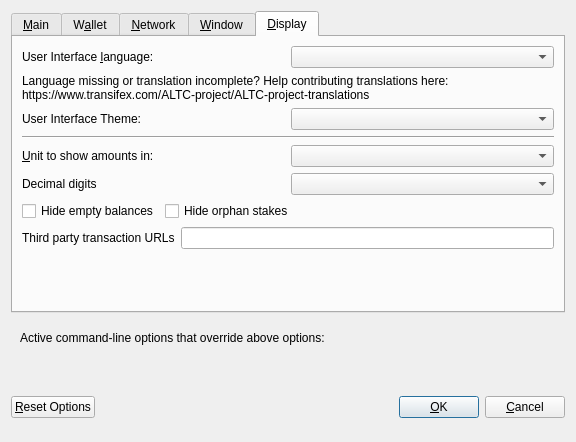
<?xml version="1.0" encoding="UTF-8"?>
<ui version="4.0">
 <class>OptionsDialog</class>
 <widget class="QDialog" name="OptionsDialog">
  <property name="geometry">
   <rect>
    <x>0</x>
    <y>0</y>
    <width>576</width>
    <height>442</height>
   </rect>
  </property>
  <property name="windowTitle">
   <string>Options</string>
  </property>
  <property name="modal">
   <bool>true</bool>
  </property>
  <layout class="QVBoxLayout" name="verticalLayout">
   <item>
    <widget class="QTabWidget" name="tabWidget">
     <property name="currentIndex">
      <number>4</number>
     </property>
     <widget class="QWidget" name="tabMain">
      <attribute name="title">
       <string>&amp;Main</string>
      </attribute>
      <layout class="QVBoxLayout" name="verticalLayout_Main">
       <item>
        <widget class="QCheckBox" name="bitcoinAtStartup">
         <property name="toolTip">
          <string>Automatically start Pulse after logging in to the system.</string>
         </property>
         <property name="text">
          <string>&amp;Start Pulse on system login</string>
         </property>
        </widget>
       </item>
       <item>
        <layout class="QHBoxLayout" name="horizontalLayout_2_Main">
         <item>
          <widget class="QLabel" name="databaseCacheLabel">
           <property name="text">
            <string>Size of &amp;database cache</string>
           </property>
           <property name="textFormat">
            <enum>Qt::PlainText</enum>
           </property>
           <property name="buddy">
            <cstring>databaseCache</cstring>
           </property>
          </widget>
         </item>
         <item>
          <widget class="QSpinBox" name="databaseCache"/>
         </item>
         <item>
          <widget class="QLabel" name="databaseCacheUnitLabel">
           <property name="text">
            <string>MB</string>
           </property>
           <property name="textFormat">
            <enum>Qt::PlainText</enum>
           </property>
          </widget>
         </item>
         <item>
          <spacer name="horizontalSpacer_2_Main">
           <property name="orientation">
            <enum>Qt::Horizontal</enum>
           </property>
           <property name="sizeHint" stdset="0">
            <size>
             <width>40</width>
             <height>20</height>
            </size>
           </property>
          </spacer>
         </item>
        </layout>
       </item>
       <item>
        <layout class="QHBoxLayout" name="horizontalLayout_3_Main">
         <item>
          <widget class="QLabel" name="threadsScriptVerifLabel">
           <property name="text">
            <string>Number of script &amp;verification threads</string>
           </property>
           <property name="textFormat">
            <enum>Qt::PlainText</enum>
           </property>
           <property name="buddy">
            <cstring>threadsScriptVerif</cstring>
           </property>
          </widget>
         </item>
         <item>
          <widget class="QSpinBox" name="threadsScriptVerif">
           <property name="toolTip">
            <string>(0 = auto, &lt;0 = leave that many cores free)</string>
           </property>
          </widget>
         </item>
         <item>
          <spacer name="horizontalSpacer_3_Main">
           <property name="orientation">
            <enum>Qt::Horizontal</enum>
           </property>
           <property name="sizeHint" stdset="0">
            <size>
             <width>40</width>
             <height>20</height>
            </size>
           </property>
          </spacer>
         </item>
        </layout>
       </item>
       <item>
        <spacer name="verticalSpacer_2">
         <property name="orientation">
          <enum>Qt::Vertical</enum>
         </property>
         <property name="sizeHint" stdset="0">
          <size>
           <width>20</width>
           <height>40</height>
          </size>
         </property>
        </spacer>
       </item>
      </layout>
     </widget>
     <widget class="QWidget" name="tabWallet">
      <attribute name="title">
       <string>W&amp;allet</string>
      </attribute>
      <layout class="QVBoxLayout" name="verticalLayout_Wallet">
       <item>
        <layout class="QHBoxLayout" name="horizontalLayout_2_Wallet">
         <item>
          <widget class="QLabel" name="labelStakeSplitThresholdText">
           <property name="text">
            <string>Stake split threshold:</string>
           </property>
          </widget>
         </item>
         <item>
          <widget class="QSpinBox" name="spinBoxStakeSplitThreshold">
           <property name="minimum">
            <number>1</number>
           </property>
           <property name="maximum">
            <number>999999</number>
           </property>
          </widget>
         </item>
        </layout>
       </item>
       <item>
        <widget class="QGroupBox" name="groupBox">
         <property name="title">
          <string>Expert</string>
         </property>
         <layout class="QVBoxLayout" name="verticalLayout_2">
          <item>
           <widget class="QCheckBox" name="coinControlFeatures">
            <property name="toolTip">
             <string>Whether to show coin control features or not.</string>
            </property>
            <property name="text">
             <string>Enable coin &amp;control features</string>
            </property>
           </widget>
          </item>
          <item>
           <widget class="QCheckBox" name="showMasternodesTab">
            <property name="toolTip">
             <string>Show additional tab listing all your masternodes in first sub-tab&lt;br/&gt;and all masternodes on the network in second sub-tab.</string>
            </property>
            <property name="text">
             <string>Show Masternodes Tab</string>
            </property>
           </widget>
          </item>
          <item>
           <widget class="QCheckBox" name="spendZeroConfChange">
            <property name="toolTip">
             <string>If you disable the spending of unconfirmed change, the change from a transaction&lt;br/&gt;cannot be used until that transaction has at least one confirmation.&lt;br/&gt;This also affects how your balance is computed.</string>
            </property>
            <property name="text">
             <string>&amp;Spend unconfirmed change</string>
            </property>
           </widget>
          </item>
         </layout>
        </widget>
       </item>
       <item>
        <spacer name="verticalSpacer_Wallet">
         <property name="orientation">
          <enum>Qt::Vertical</enum>
         </property>
         <property name="sizeHint" stdset="0">
          <size>
           <width>20</width>
           <height>40</height>
          </size>
         </property>
        </spacer>
       </item>
      </layout>
     </widget>
     <widget class="QWidget" name="tabNetwork">
      <attribute name="title">
       <string>&amp;Network</string>
      </attribute>
      <layout class="QVBoxLayout" name="verticalLayout_Network">
       <item>
        <widget class="QCheckBox" name="mapPortUpnp">
         <property name="toolTip">
          <string>Automatically open the Pulse client port on the router. This only works when your router supports UPnP and it is enabled.</string>
         </property>
         <property name="text">
          <string>Map port using &amp;UPnP</string>
         </property>
        </widget>
       </item>
       <item>
        <widget class="QCheckBox" name="allowIncoming">
         <property name="toolTip">
          <string>Accept connections from outside</string>
         </property>
         <property name="text">
          <string>Allow incoming connections</string>
         </property>
        </widget>
       </item>
       <item>
        <widget class="QCheckBox" name="connectSocks">
         <property name="toolTip">
          <string>Connect to the Pulse network through a SOCKS5 proxy.</string>
         </property>
         <property name="text">
          <string>&amp;Connect through SOCKS5 proxy (default proxy):</string>
         </property>
        </widget>
       </item>
       <item>
        <layout class="QHBoxLayout" name="horizontalLayout_1_Network">
         <item>
          <widget class="QLabel" name="proxyIpLabel">
           <property name="text">
            <string>Proxy &amp;IP:</string>
           </property>
           <property name="textFormat">
            <enum>Qt::PlainText</enum>
           </property>
           <property name="buddy">
            <cstring>proxyIp</cstring>
           </property>
          </widget>
         </item>
         <item>
          <widget class="QValidatedLineEdit" name="proxyIp">
           <property name="minimumSize">
            <size>
             <width>140</width>
             <height>0</height>
            </size>
           </property>
           <property name="maximumSize">
            <size>
             <width>140</width>
             <height>16777215</height>
            </size>
           </property>
           <property name="toolTip">
            <string>IP address of the proxy (e.g. IPv4: 127.0.0.1 / IPv6: ::1)</string>
           </property>
          </widget>
         </item>
         <item>
          <widget class="QLabel" name="proxyPortLabel">
           <property name="text">
            <string>&amp;Port:</string>
           </property>
           <property name="textFormat">
            <enum>Qt::PlainText</enum>
           </property>
           <property name="buddy">
            <cstring>proxyPort</cstring>
           </property>
          </widget>
         </item>
         <item>
          <widget class="QLineEdit" name="proxyPort">
           <property name="minimumSize">
            <size>
             <width>55</width>
             <height>0</height>
            </size>
           </property>
           <property name="maximumSize">
            <size>
             <width>55</width>
             <height>16777215</height>
            </size>
           </property>
           <property name="toolTip">
            <string>Port of the proxy (e.g. 9050)</string>
           </property>
          </widget>
         </item>
         <item>
          <spacer name="horizontalSpacer_1_Network">
           <property name="orientation">
            <enum>Qt::Horizontal</enum>
           </property>
           <property name="sizeHint" stdset="0">
            <size>
             <width>40</width>
             <height>20</height>
            </size>
           </property>
          </spacer>
         </item>
        </layout>
       </item>
       <item>
        <spacer name="verticalSpacer_Network">
         <property name="orientation">
          <enum>Qt::Vertical</enum>
         </property>
         <property name="sizeHint" stdset="0">
          <size>
           <width>20</width>
           <height>40</height>
          </size>
         </property>
        </spacer>
       </item>
      </layout>
     </widget>
     <widget class="QWidget" name="tabWindow">
      <attribute name="title">
       <string>&amp;Window</string>
      </attribute>
      <layout class="QVBoxLayout" name="verticalLayout_Window">
       <item>
        <widget class="QCheckBox" name="minimizeToTray">
         <property name="toolTip">
          <string>Show only a tray icon after minimizing the window.</string>
         </property>
         <property name="text">
          <string>&amp;Minimize to the tray instead of the taskbar</string>
         </property>
        </widget>
       </item>
       <item>
        <widget class="QCheckBox" name="minimizeOnClose">
         <property name="toolTip">
          <string>Minimize instead of exit the application when the window is closed. When this option is enabled, the application will be closed only after selecting Quit in the menu.</string>
         </property>
         <property name="text">
          <string>M&amp;inimize on close</string>
         </property>
        </widget>
       </item>
       <item>
        <spacer name="verticalSpacer_Window">
         <property name="orientation">
          <enum>Qt::Vertical</enum>
         </property>
         <property name="sizeHint" stdset="0">
          <size>
           <width>20</width>
           <height>40</height>
          </size>
         </property>
        </spacer>
       </item>
      </layout>
     </widget>
     <widget class="QWidget" name="tabDisplay">
      <attribute name="title">
       <string>&amp;Display</string>
      </attribute>
      <layout class="QVBoxLayout" name="verticalLayout_Display">
       <item>
        <layout class="QHBoxLayout" name="horizontalLayout_1_Display">
         <item>
          <widget class="QLabel" name="langLabel">
           <property name="text">
            <string>User Interface &amp;language:</string>
           </property>
           <property name="textFormat">
            <enum>Qt::PlainText</enum>
           </property>
           <property name="buddy">
            <cstring>lang</cstring>
           </property>
          </widget>
         </item>
         <item>
          <widget class="QValueComboBox" name="lang">
           <property name="toolTip">
            <string>The user interface language can be set here. This setting will take effect after restarting Pulse.</string>
           </property>
          </widget>
         </item>
        </layout>
       </item>
       <item>
        <widget class="QLabel" name="label_3">
         <property name="toolTip">
          <string notr="true"/>
         </property>
         <property name="statusTip">
          <string notr="true"/>
         </property>
         <property name="whatsThis">
          <string notr="true"/>
         </property>
         <property name="accessibleName">
          <string notr="true"/>
         </property>
         <property name="text">
          <string>Language missing or translation incomplete? Help contributing translations here:
https://www.transifex.com/ALTC-project/ALTC-project-translations</string>
         </property>
         <property name="wordWrap">
          <bool>true</bool>
         </property>
         <property name="openExternalLinks">
          <bool>true</bool>
         </property>
         <property name="textInteractionFlags">
          <set>Qt::TextBrowserInteraction</set>
         </property>
        </widget>
       </item>
       <item>
        <layout class="QHBoxLayout" name="horizontalLayout_2_Display" stretch="0,0">
         <item>
          <widget class="QLabel" name="themeLabel">
           <property name="text">
            <string>User Interface Theme:</string>
           </property>
          </widget>
         </item>
         <item>
          <widget class="QValueComboBox" name="theme"/>
         </item>
        </layout>
       </item>
       <item>
        <widget class="Line" name="line">
         <property name="orientation">
          <enum>Qt::Horizontal</enum>
         </property>
        </widget>
       </item>
       <item>
        <layout class="QHBoxLayout" name="horizontalLayout_3_Display">
         <item>
          <widget class="QLabel" name="unitLabel">
           <property name="text">
            <string>&amp;Unit to show amounts in:</string>
           </property>
           <property name="textFormat">
            <enum>Qt::PlainText</enum>
           </property>
           <property name="buddy">
            <cstring>unit</cstring>
           </property>
          </widget>
         </item>
         <item>
          <widget class="QValueComboBox" name="unit">
           <property name="toolTip">
            <string>Choose the default subdivision unit to show in the interface and when sending coins.</string>
           </property>
          </widget>
         </item>
        </layout>
       </item>
       <item>
        <layout class="QHBoxLayout" name="horizontalLayout_4_Display">
         <item>
          <widget class="QLabel" name="digitsLabel">
           <property name="text">
            <string>Decimal digits</string>
           </property>
          </widget>
         </item>
         <item>
          <widget class="QValueComboBox" name="digits"/>
         </item>
        </layout>
       </item>
       <item>
        <layout class="QHBoxLayout" name="horizontalLayout_5_Display">
         <item>
          <widget class="QCheckBox" name="checkBoxHideZeroBalances">
           <property name="toolTip">
            <string>Hide empty balances</string>
           </property>
           <property name="layoutDirection">
            <enum>Qt::LeftToRight</enum>
           </property>
           <property name="text">
            <string>Hide empty balances</string>
           </property>
          </widget>
         </item>
         <item>
          <widget class="QCheckBox" name="checkBoxHideOrphans">
           <property name="toolTip">
            <string>Hide orphan stakes in transaction lists</string>
           </property>
           <property name="text">
            <string>Hide orphan stakes</string>
           </property>
          </widget>
         </item>
         <item>
          <spacer name="horizontalSpacer">
           <property name="orientation">
            <enum>Qt::Horizontal</enum>
           </property>
           <property name="sizeHint" stdset="0">
            <size>
             <width>40</width>
             <height>20</height>
            </size>
           </property>
          </spacer>
         </item>
        </layout>
       </item>
       <item>
        <layout class="QHBoxLayout" name="horizontalLayout_6_Display">
         <item>
          <widget class="QLabel" name="thirdPartyTxUrlsLabel">
           <property name="toolTip">
            <string>Third party URLs (e.g. a block explorer) that appear in the transactions tab as context menu items. %s in the URL is replaced by transaction hash. Multiple URLs are separated by vertical bar |.</string>
           </property>
           <property name="text">
            <string>Third party transaction URLs</string>
           </property>
           <property name="buddy">
            <cstring>thirdPartyTxUrls</cstring>
           </property>
          </widget>
         </item>
         <item>
          <widget class="QLineEdit" name="thirdPartyTxUrls">
           <property name="toolTip">
            <string>Third party URLs (e.g. a block explorer) that appear in the transactions tab as context menu items. %s in the URL is replaced by transaction hash. Multiple URLs are separated by vertical bar |.</string>
           </property>
          </widget>
         </item>
        </layout>
       </item>
       <item>
        <spacer name="verticalSpacer">
         <property name="orientation">
          <enum>Qt::Vertical</enum>
         </property>
         <property name="sizeHint" stdset="0">
          <size>
           <width>20</width>
           <height>40</height>
          </size>
         </property>
        </spacer>
       </item>
      </layout>
     </widget>
    </widget>
   </item>
   <item>
    <widget class="QFrame" name="frame">
     <layout class="QVBoxLayout" name="verticalLayout_Bottom">
      <item>
       <layout class="QHBoxLayout" name="horizontalLayout_Bottom">
        <item>
         <widget class="QLabel" name="overriddenByCommandLineInfoLabel">
          <property name="text">
           <string>Active command-line options that override above options:</string>
          </property>
          <property name="textFormat">
           <enum>Qt::PlainText</enum>
          </property>
         </widget>
        </item>
        <item>
         <spacer name="horizontalSpacer_Bottom">
          <property name="orientation">
           <enum>Qt::Horizontal</enum>
          </property>
          <property name="sizeHint" stdset="0">
           <size>
            <width>40</width>
            <height>20</height>
           </size>
          </property>
         </spacer>
        </item>
       </layout>
      </item>
      <item>
       <widget class="QLabel" name="overriddenByCommandLineLabel">
        <property name="text">
         <string/>
        </property>
        <property name="textFormat">
         <enum>Qt::PlainText</enum>
        </property>
        <property name="wordWrap">
         <bool>true</bool>
        </property>
       </widget>
      </item>
     </layout>
    </widget>
   </item>
   <item>
    <layout class="QHBoxLayout" name="horizontalLayout_Buttons">
     <item>
      <widget class="QPushButton" name="resetButton">
       <property name="toolTip">
        <string>Reset all client options to default.</string>
       </property>
       <property name="text">
        <string>&amp;Reset Options</string>
       </property>
       <property name="autoDefault">
        <bool>false</bool>
       </property>
      </widget>
     </item>
     <item>
      <spacer name="horizontalSpacer_1">
       <property name="orientation">
        <enum>Qt::Horizontal</enum>
       </property>
       <property name="sizeHint" stdset="0">
        <size>
         <width>40</width>
         <height>48</height>
        </size>
       </property>
      </spacer>
     </item>
     <item>
      <widget class="QLabel" name="statusLabel">
       <property name="minimumSize">
        <size>
         <width>200</width>
         <height>0</height>
        </size>
       </property>
       <property name="font">
        <font>
         <weight>75</weight>
         <bold>true</bold>
        </font>
       </property>
       <property name="text">
        <string/>
       </property>
       <property name="textFormat">
        <enum>Qt::PlainText</enum>
       </property>
       <property name="wordWrap">
        <bool>true</bool>
       </property>
      </widget>
     </item>
     <item>
      <spacer name="horizontalSpacer_2">
       <property name="orientation">
        <enum>Qt::Horizontal</enum>
       </property>
       <property name="sizeHint" stdset="0">
        <size>
         <width>40</width>
         <height>48</height>
        </size>
       </property>
      </spacer>
     </item>
     <item>
      <widget class="QPushButton" name="okButton">
       <property name="text">
        <string>&amp;OK</string>
       </property>
       <property name="autoDefault">
        <bool>false</bool>
       </property>
       <property name="default">
        <bool>true</bool>
       </property>
      </widget>
     </item>
     <item>
      <widget class="QPushButton" name="cancelButton">
       <property name="text">
        <string>&amp;Cancel</string>
       </property>
       <property name="autoDefault">
        <bool>false</bool>
       </property>
      </widget>
     </item>
    </layout>
   </item>
  </layout>
 </widget>
 <customwidgets>
  <customwidget>
   <class>QValidatedLineEdit</class>
   <extends>QLineEdit</extends>
   <header>qvalidatedlineedit.h</header>
  </customwidget>
  <customwidget>
   <class>QValueComboBox</class>
   <extends>QComboBox</extends>
   <header>qvaluecombobox.h</header>
  </customwidget>
 </customwidgets>
 <resources/>
 <connections/>
</ui>
